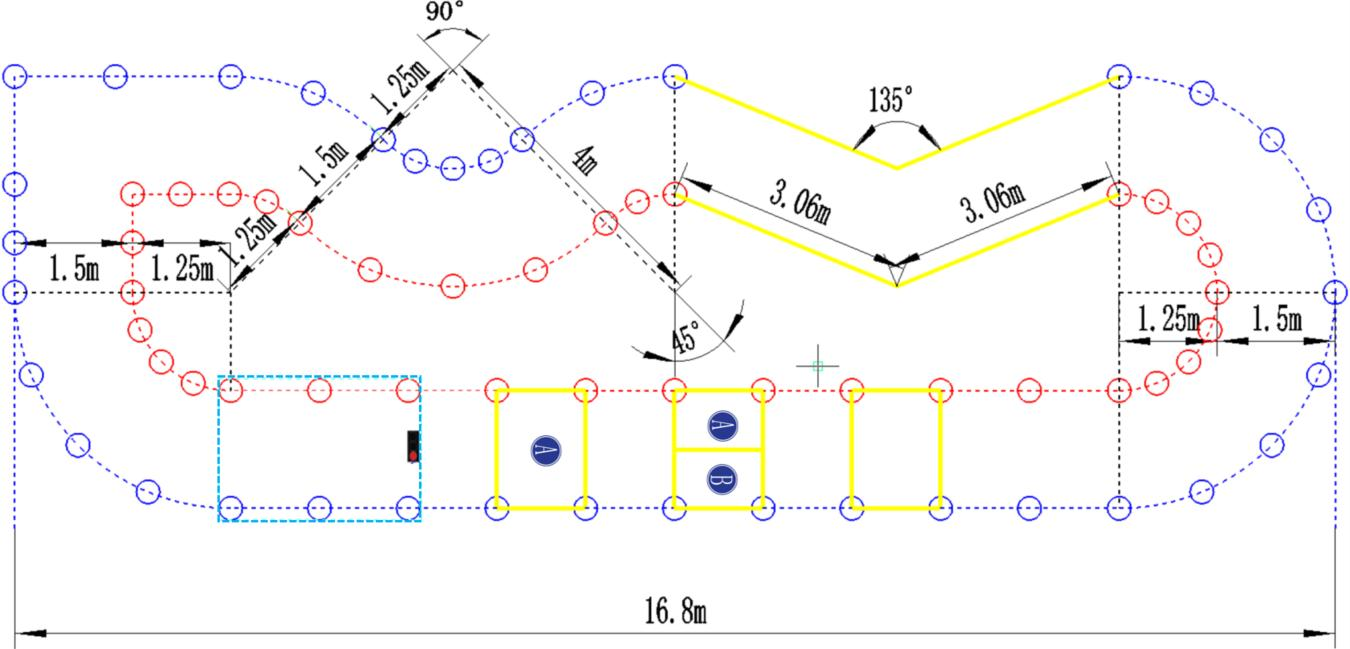
#> input picture docs/track/fig9A_source.jpg, 1350 x 649 px, found by its file name
$ python extract_fig9A.py
#> lines starting #> are read from the running program, lines starting #| are printed output that depends on the picture; after the words box and inside, x2 and y2 are one past the last pixel; in counts of white or black regions, pixels touching at a corner belong together
#!/usr/bin/env python3
# -*- coding: utf-8 -*-
"""赛道A 图9(规则PDF第11页嵌入图 fig11-000.jpg)线迹提取 + 结构重建 + 叠加对照。

产出: fig9A_overlay_draft.png 三联图(官方线迹 / 重建结构 / 叠加)
证据链: 像素分割只做定位; 尺寸以图9标注为准(1.25/1.5/3.06/135°/4m/45°/16.8)。
"""
import math
import numpy as np
from PIL import Image
import matplotlib
matplotlib.use('Agg')
import matplotlib.pyplot as plt
from matplotlib.patches import Arc as MArc, Rectangle

import os as _os
HERE = _os.path.dirname(_os.path.abspath(__file__))
IM = _os.path.join(HERE, "..", "..", "docs", "track", "fig9A_source.jpg")

im = Image.open(IM).convert("RGB")
#> im is the input picture: PIL image 1350x649 RGB; mean R, G, B 247.8, 247, 245.7
W, H = im.size
#> W = 1350; H = 649
a = np.asarray(im).astype(np.int16)
R, G, B = a[..., 0], a[..., 1], a[..., 2]
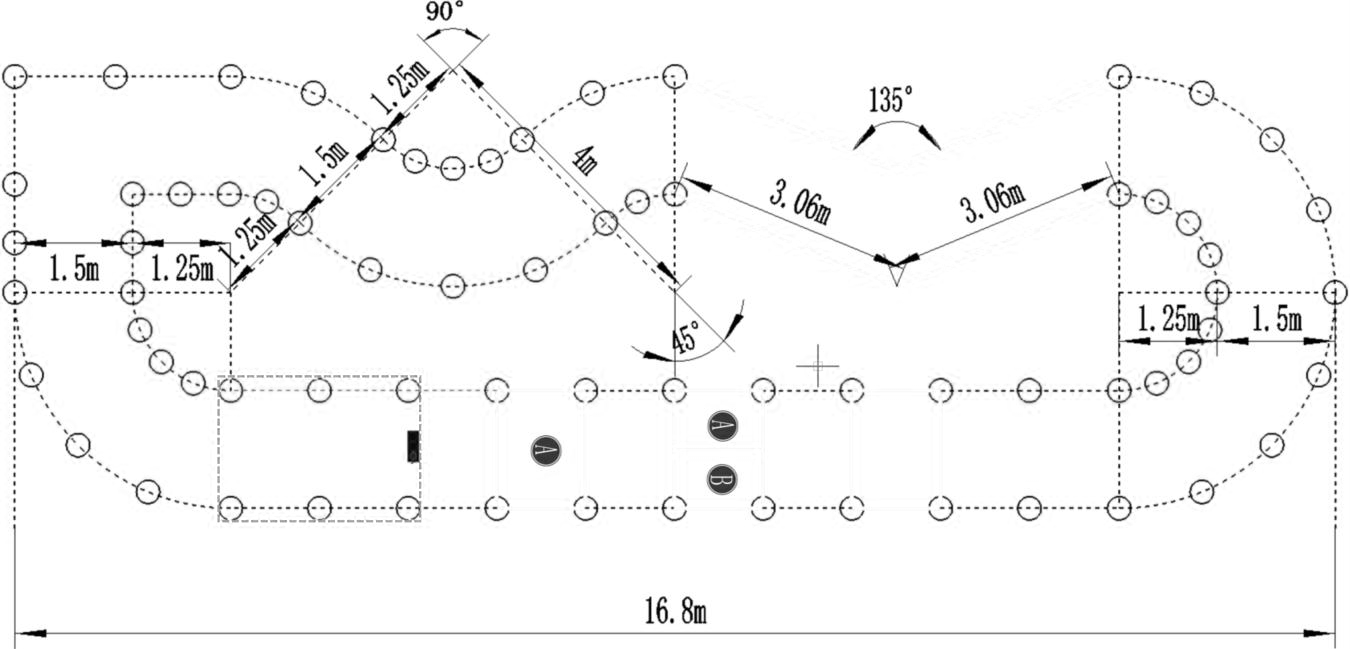
#> G: shape (649, 1350) int16; min 0, max 255, mean 247
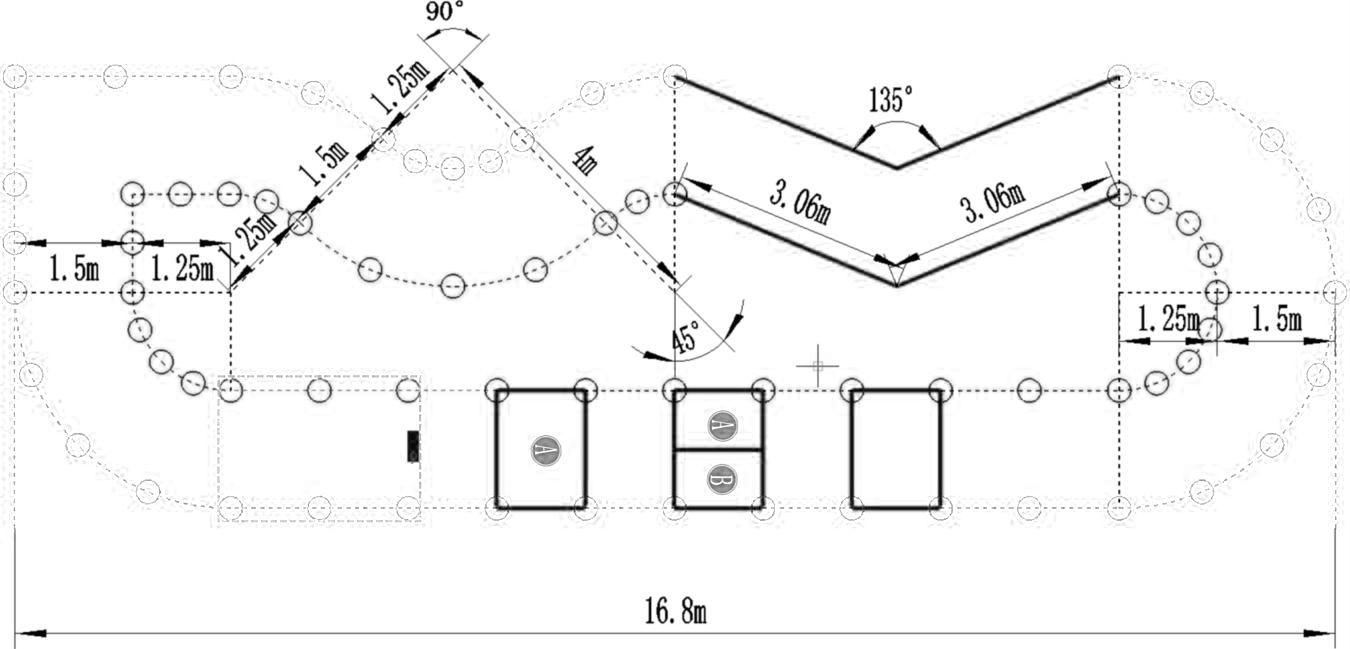
#> B: shape (649, 1350) int16; min 0, max 255, mean 245.7
blue = (B > 100) & (B - R > 40) & (B - G > 25)
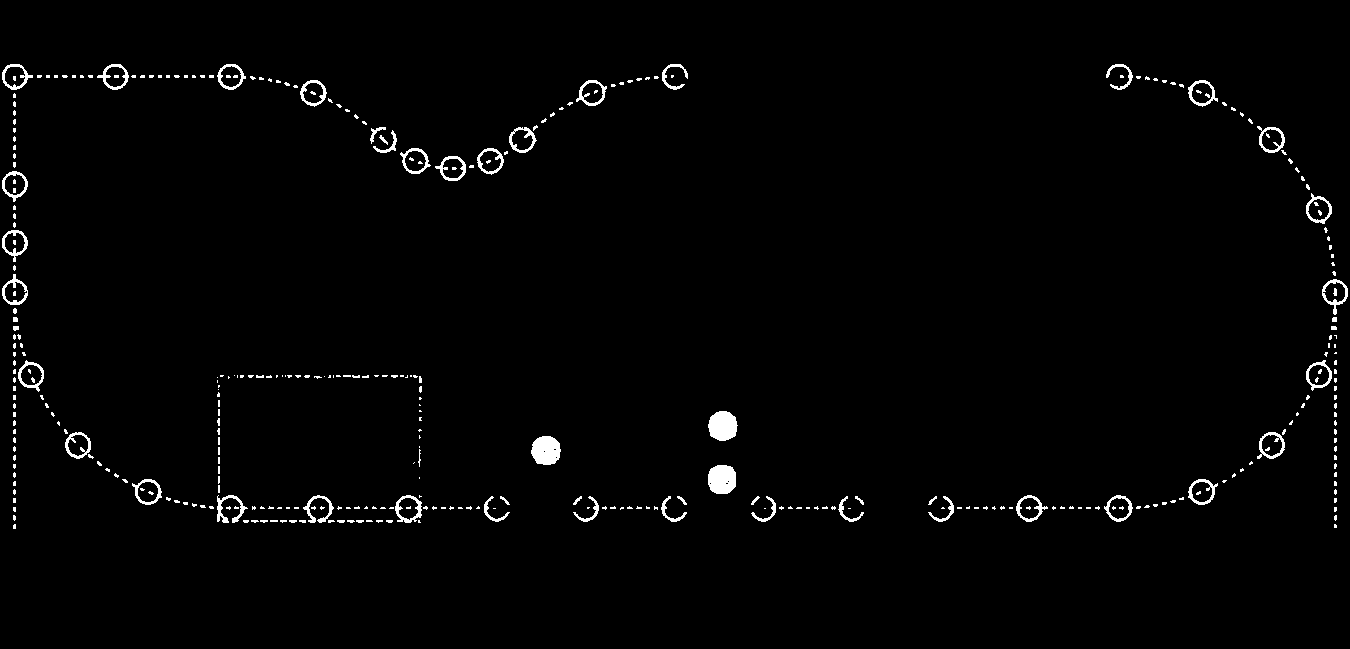
#> blue: shape (649, 1350) bool; 1.6% white; 372 white regions (314 under 20 px), largest, box (x1, y1, x2, y2) and area: (708, 411, 738, 441) 702, (708, 465, 736, 494) 694, (531, 436, 561, 465) 689
red  = (R > 130) & (R - G > 50) & (R - B > 50)
#> red: shape (649, 1350) bool; 0.94% white in thin lines or dots, all inside (x1, y1, x2, y2) = (120, 181, 1230, 460)
yel  = (R > 150) & (G > 120) & (B < 110) & (R - B > 60) & (G - B > 40)
#> yel: shape (649, 1350) bool; 0.98% white; 6 white regions (1 under 20 px), largest, box (x1, y1, x2, y2) and area: (671, 387, 766, 511) 1980, (676, 193, 1120, 288) 1712, (675, 76, 1118, 170) 1701, (849, 387, 943, 511) 1635, (494, 387, 589, 510) 1539
cyan = (G > 120) & (B > 120) & (R < 110) & (abs(G - B) < 60) & (G - R > 40)
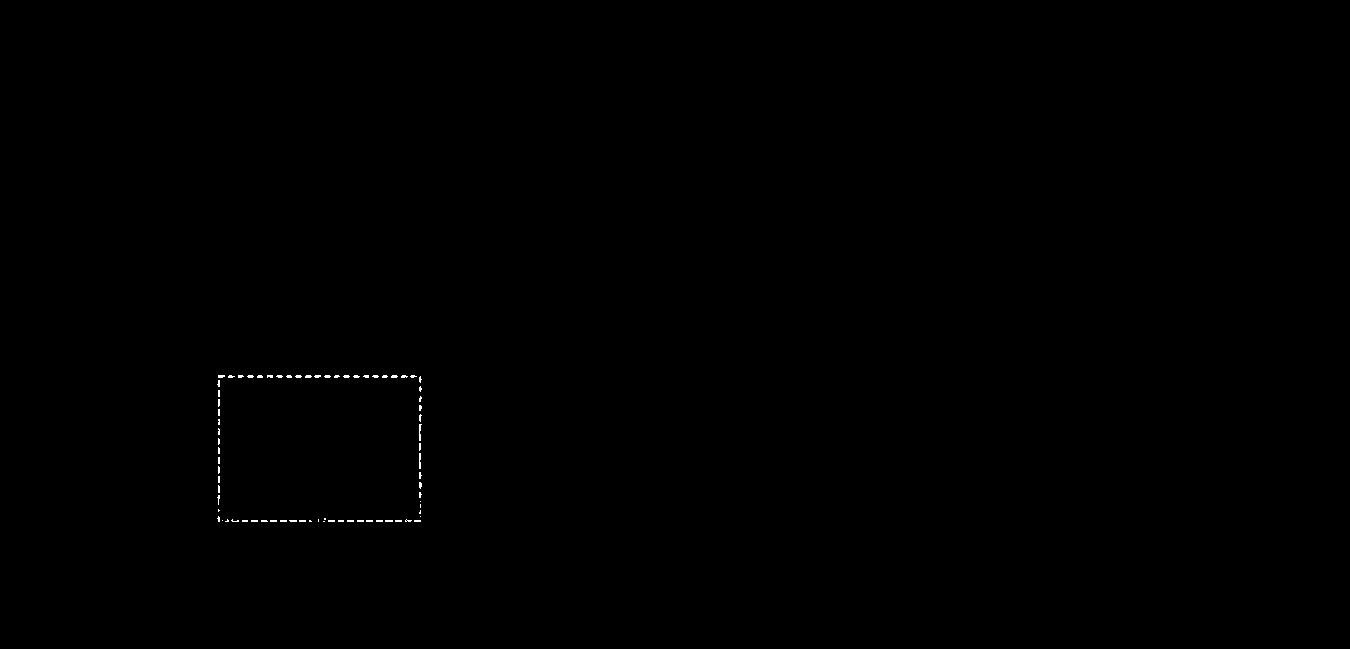
#> cyan: shape (649, 1350) bool; 0.11% white in thin lines or dots, all inside (x1, y1, x2, y2) = (217, 375, 422, 522)

bx = np.nonzero(blue)[1]
#> bx = 14418 values, max 1347 at index 5451, min 2 at index 374, mean 592.7
s = 16.8 / (bx.max() - bx.min())
#> s = 0.0125
YM0 = 522  # 底部蓝直道中心线
def XM(x): return (x - bx.min()) * s
def YM(y): return (YM0 - y) * s

def pts_m(mask):
    ys, xs = np.nonzero(mask)
#> ys = 14418 values from 64 to 528; xs has the same summary as bx outside pts_m
    return np.array([XM(xs), YM(ys)]).T

pb, pr, py_, pc = pts_m(blue), pts_m(red), pts_m(yel), pts_m(cyan)
#> pb = 14418 pairs, first value 0 to 16.8, second value -0.0749 to 5.72; pr = 8272 pairs, first value 1.47 to 15.33, second value 0.787 to 4.26; py_ = 8568 pairs, first value 3.58 to 13.95, second value 0.15 to 5.57; pc = 1002 pairs, first value 2.69 to 5.23, second value 0.0125 to 1.84

# ---------------- 重建几何(参数=图9标注优先, 像素轨迹定位) ----------------
W_CORR = 1.50          # fig9: 走廊宽 1.5(两端 1.5+1.25 尺寸链之第一段)
R_IN = 1.25            # fig9: 内弧半径(右端 1.25 标注; 拟合 1.22)
R_OUT = R_IN + W_CORR  # = 2.75(16.8-右弧心14.05; 左端拟合同量级)
C_L_IN = (2.66, 2.87)   # image: 左端内弧心(红弧拟合 2.66,3.07; 与顶/底切线自洽)
C_L_OUT = (3.20, 3.40)  # image: 左端外大弧心(轨迹拟合: 顶(0,3.4)/底(3.2,0.1))
R_L_OUT = 3.30          # image: 左外弧半径(五点验算 3.24-3.43)
LEFT_VX = 0.0           # image: 左上直角竖直边 x=0(顶水平线在 (0,5.57) 90° 下折)
C_R = (14.05, 2.82)    # image: 右弧心(红弧拟合 14.0,2.87; 16.8-R_OUT)
Y_BO, Y_BI = 0.20, 1.65    # image: 底直道蓝/红中心线
Y_TO, Y_TI = 5.57, 4.10    # image: 顶直道蓝/红中心线
# 顶部锥桶V弯(蓝/红平行下凹, 谷深1.15; image)
V1_B = [(3.00, Y_TO), (5.50, 4.42), (7.60, Y_TO)]
V1_R = [(3.50, Y_TI), (5.60, 2.95), (7.40, Y_TI)]
# 黄胶带V区(等臂3.06@135°; fig9 3.06/135°; 顶点由 4m@45° 定位线锁定)
DV = 3.06 * math.sin(math.radians(22.5))   # =1.171
YU_L, YU_R = 8.50, 13.90    # image: 黄区左/右接直道处
X_APEX = (YU_L + YU_R) / 2  # 11.20
YU_TO = YU_L + 0.0          # 上带左肩 y 取 5.55(带左端延伸接蓝线终点)
V2_U = [(YU_L, 5.55), (X_APEX, 5.55 - DV - 0.0), (YU_R, 5.55)]
V2_D = [(YU_L, 4.07), (X_APEX, 4.07 - DV + 0.03), (YU_R, 4.07)]
# 功能区(image: cyan掩码范围/黄格轨迹)
ZONES = {'traffic_light(cyan)': ((2.65, 5.19), (0.01, 1.84)),
         'zone A (grid)':      ((6.20, 7.30), (0.18, 1.66)),
         'zone A/B up/dn':     ((8.40, 9.50), (0.18, 1.66)),
         'start zone':         ((10.70, 11.70), (0.18, 1.66))}

# ---------------- 画图 ----------------
fig, axes = plt.subplots(1, 3, figsize=(24, 8.5), dpi=100)
titles = ['(1) Official fig11-000 traced (16.8m calibrated)',
          '(2) Rebuilt structure (fig9 dims + trace fit)',
          '(3) Overlay: rebuilt lines over official trace']

for ax in axes:
    ax.set_aspect('equal'); ax.grid(alpha=.15)
    ax.set_xlim(-1.2, 18.0); ax.set_ylim(-1.2, 7.2)
    ax.set_xlabel('x [m]')

# (1) 官方线迹
ax = axes[0]
ax.scatter(pb[:, 0], pb[:, 1], s=1.5, c='tab:blue', label='blue trace')
ax.scatter(pr[:, 0], pr[:, 1], s=1.5, c='tab:red', label='red trace')
ax.scatter(py_[:, 0], py_[:, 1], s=1.5, c='gold', label='yellow trace')
ax.scatter(pc[:, 0], pc[:, 1], s=1.5, c='tab:cyan', label='cyan box')
ax.legend(loc='lower right', fontsize=8, markerscale=6)
ax.set_title(titles[0], fontsize=11)
ax.annotate('16.8 m span (blue)', xy=(8.4, -0.7), fontsize=9, ha='center')

# (2) 重建
ax = axes[1]
def poly(ax, pts, **kw):
    xs = [p[0] for p in pts]; ys = [p[1] for p in pts]
    ax.plot(xs, ys, **kw)
# 外环(蓝): 底直道-右弧-顶右直道-黄上带-短直道-V1蓝-顶左直道-左弧
ax.add_patch(MArc(C_R, R_OUT*2, R_OUT*2, theta1=-90, theta2=90, color='tab:blue', lw=2))
poly(ax, [(LEFT_VX, Y_TO), (LEFT_VX, 3.40)], color='tab:blue', lw=2)  # 90°直角竖直边
ax.add_patch(MArc(C_L_OUT, R_L_OUT*2, R_L_OUT*2, theta1=180, theta2=270, color='tab:blue', lw=2))
poly(ax, [(C_L_OUT[0], Y_BO), (C_R[0], Y_BO)], color='tab:blue', lw=2)
poly(ax, [(C_R[0], Y_TO), (YU_R, 5.55)], color='tab:blue', lw=2)  # 顶右直道(弧顶切点→黄区右肩)
poly(ax, V2_U, color='gold', lw=4, solid_capstyle='butt')
poly(ax, [(YU_L, 5.55), (V1_B[0][0], Y_TO)], color='tab:blue', lw=2)
poly(ax, V1_B, color='tab:blue', lw=2)
poly(ax, [(V1_B[2][0], Y_TO), (LEFT_VX, Y_TO)], color='tab:blue', lw=2)
# 内环(红)
ax.add_patch(MArc(C_R, R_IN*2, R_IN*2, theta1=-90, theta2=90, color='tab:red', lw=2))
ax.add_patch(MArc(C_L_IN, R_IN*2, R_IN*2, theta1=90, theta2=270, color='tab:red', lw=2))
poly(ax, [(C_L_IN[0], Y_BI), (C_R[0], Y_BI)], color='tab:red', lw=2)
poly(ax, [(C_R[0], Y_TI), (YU_R, 4.07)], color='tab:red', lw=2)
poly(ax, V2_D, color='gold', lw=4, solid_capstyle='butt')
poly(ax, [(YU_L, 4.07), (V1_R[0][0], Y_TI)], color='tab:red', lw=2)
poly(ax, V1_R, color='tab:red', lw=2)
poly(ax, [(V1_R[2][0], Y_TI), (C_L_IN[0], Y_TI)], color='tab:red', lw=2)
# 4m@45° 定位线(黑虚)
poly(ax, [(YU_L, Y_TO), (X_APEX, 2.97)], color='k', lw=1, ls='--')
ax.text(9.3, 4.6, '4 m @ 45°\n(locates apex)', fontsize=8, rotation=-40)
for name, ((x0, x1), (y0, y1)) in ZONES.items():
    col = 'tab:cyan' if 'cyan' in name else 'orange'
    ax.add_patch(Rectangle((x0, y0), x1 - x0, y1 - y0, fill=False, ec=col,
                           lw=1.6, ls='--' if 'cyan' in name else '-'))
    ax.text((x0 + x1) / 2, y1 + 0.12, name, ha='center', fontsize=7.5, color=col)
ax.set_title(titles[1], fontsize=11)
ax.annotate('R2.75 / R1.25', xy=(15.3, 2.8), fontsize=8)
ax.annotate('3.06 m @135°', xy=(10.3, 5.9), fontsize=8, ha='center')
ax.annotate('corridor 1.5', xy=(4.0, 1.0), fontsize=8)
ax.annotate('90 deg corner + R3.3 outer arc (outer square/inner circle)',
            xy=(0.2, 1.6), fontsize=7.5)

# (3) 叠加
ax = axes[2]
ax.scatter(pb[:, 0], pb[:, 1], s=1.2, c='tab:blue', alpha=.35)
ax.scatter(pr[:, 0], pr[:, 1], s=1.2, c='tab:red', alpha=.35)
ax.scatter(py_[:, 0], py_[:, 1], s=1.2, c='gold', alpha=.5)
ax.scatter(pc[:, 0], pc[:, 1], s=1.2, c='tab:cyan', alpha=.5)
ax.add_patch(MArc(C_R, R_OUT*2, R_OUT*2, theta1=-90, theta2=90, color='k', lw=1.2, ls='--'))
poly(ax, [(LEFT_VX, Y_TO), (LEFT_VX, 3.40)], color='k', lw=1.2, ls='--')
ax.add_patch(MArc(C_L_OUT, R_L_OUT*2, R_L_OUT*2, theta1=180, theta2=270, color='k', lw=1.2, ls='--'))
ax.add_patch(MArc(C_R, R_IN*2, R_IN*2, theta1=-90, theta2=90, color='k', lw=1.2, ls='--'))
ax.add_patch(MArc(C_L_IN, R_IN*2, R_IN*2, theta1=90, theta2=270, color='k', lw=1.2, ls='--'))
poly(ax, [(C_L_OUT[0], Y_BO), (C_R[0], Y_BO)], color='k', lw=1.2, ls='--')
poly(ax, [(C_R[0], Y_TO), (YU_R, 5.55)], color='k', lw=1.2, ls='--')
poly(ax, [(YU_L, 5.55), (V1_B[0][0], Y_TO)], color='k', lw=1.2, ls='--')
poly(ax, V1_B, color='k', lw=1.2, ls='--')
poly(ax, [(V1_B[2][0], Y_TO), (LEFT_VX, Y_TO)], color='k', lw=1.2, ls='--')
poly(ax, [(C_L_IN[0], Y_BI), (C_R[0], Y_BI)], color='k', lw=1.2, ls='--')
poly(ax, [(C_R[0], Y_TI), (YU_R, 4.07)], color='k', lw=1.2, ls='--')
poly(ax, [(YU_L, 4.07), (V1_R[0][0], Y_TI)], color='k', lw=1.2, ls='--')
poly(ax, V1_R, color='k', lw=1.2, ls='--')
poly(ax, [(V1_R[2][0], Y_TI), (C_L_IN[0], Y_TI)], color='k', lw=1.2, ls='--')
ax.set_title(titles[2], fontsize=11)

fig.tight_layout()
out = _os.path.normpath(_os.path.join(HERE, "..", "..", "docs", "track", "trackA_fig9_overlay.png"))
fig.savefig(out)
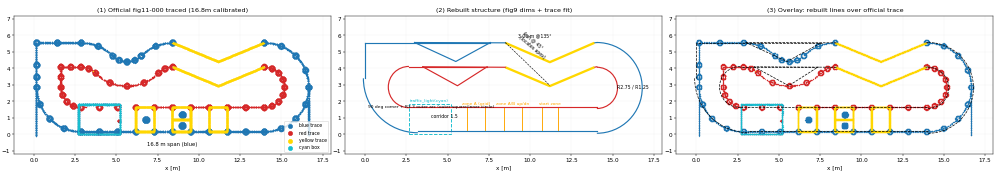
#> figure drawn by matplotlib, 3 panels
print("wrote", out)

# 残差报告: 重建线到官方轨迹的吻合度(采样重建线, 找最近官方点距离)
def seg_pts(p0, p1, n=40):
    return [(p0[0] + (p1[0] - p0[0]) * i / n, p0[1] + (p1[1] - p0[1]) * i / n)
            for i in range(n + 1)]
def arc_pts(c, r, a0, a1, n=120):
    return [(c[0] + r * math.cos(math.radians(a0 + (a1 - a0) * i / n)),
             c[1] + r * math.sin(math.radians(a0 + (a1 - a0) * i / n))) for i in range(n + 1)]
outer = ([(C_L_OUT[0], Y_BO), (C_R[0], Y_BO)] + arc_pts(C_R, R_OUT, -90, 90)
         + [(C_R[0], Y_TO), (YU_R, 5.55)] + V2_U + [(YU_L, 5.55), (V1_B[0][0], Y_TO)]
         + V1_B + [(V1_B[2][0], Y_TO), (LEFT_VX, Y_TO), (LEFT_VX, 3.40)]
         + arc_pts(C_L_OUT, R_L_OUT, 180, 270))
inner = ([(C_L_IN[0], Y_BI), (C_R[0], Y_BI)] + arc_pts(C_R, R_IN, -90, 90)
         + [(C_R[0], Y_TI), (YU_R, 4.07)] + V2_D + [(YU_L, 4.07), (V1_R[0][0], Y_TI)]
         + V1_R + [(V1_R[2][0], Y_TI), (C_L_IN[0], Y_TI)] + arc_pts(C_L_IN, R_IN, 90, 270))
from matplotlib.path import Path
def near_dist(p, arr):
    return np.min(np.hypot(arr[:, 0] - p[0], arr[:, 1] - p[1]))
blue_off = [near_dist(p, pb) for p in outer if p not in V2_U]
#> blue_off = 252 values, max 0.23 at index 136, min 0.000855 at index 129, mean 0.0558
red_off = [near_dist(p, pr) for p in inner if p not in V2_D]
#> red_off = 251 values, max 0.224 at index 127, min 0.000257 at index 224, mean 0.0511
print("outer(blue incl V1) median off = %.3f m, p90 = %.3f" % (
    np.median(blue_off), np.percentile(blue_off, 90)))
#| outer(blue incl V1) median off = 0.035 m, p90 = 0.134
print("inner(red incl V1)  median off = %.3f m, p90 = %.3f" % (
    np.median(red_off), np.percentile(red_off, 90)))
#| inner(red incl V1)  median off = 0.038 m, p90 = 0.122
# 黄带单独
yu = seg_pts((YU_L, 5.55), (X_APEX, 5.55 - DV)) + seg_pts((X_APEX, 5.55 - DV), (YU_R, 5.55))
yd = seg_pts((YU_L, 4.07), (X_APEX, 4.07 - DV)) + seg_pts((X_APEX, 4.07 - DV), (YU_R, 4.07))
pyl = py_[(py_[:, 0] > 8.3) & (py_[:, 0] < 14.1) & (py_[:, 1] > 2.5)]
#> pyl = 3413 pairs, first value 8.41 to 13.95, second value 2.94 to 5.57
print("yellow V zone pts=%d; sample up-band y@x=11.2: %.2f vs rebuilt %.2f" % (
    len(pyl), pyl[np.argmin(np.abs(pyl[:, 0] - 11.2)), 1], 5.55 - DV))
#| yellow V zone pts=3413; sample up-band y@x=11.2: 4.45 vs rebuilt 4.38
